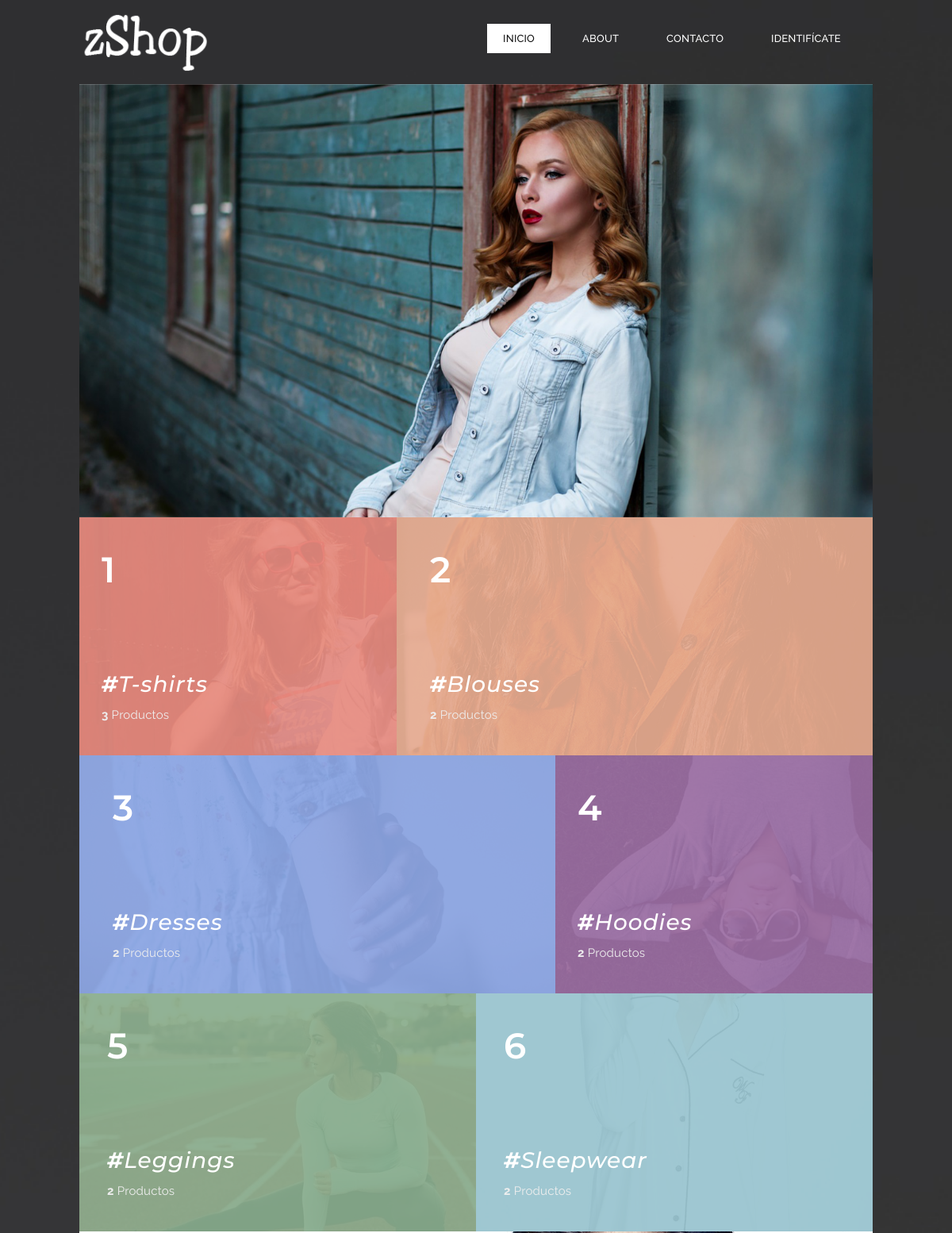
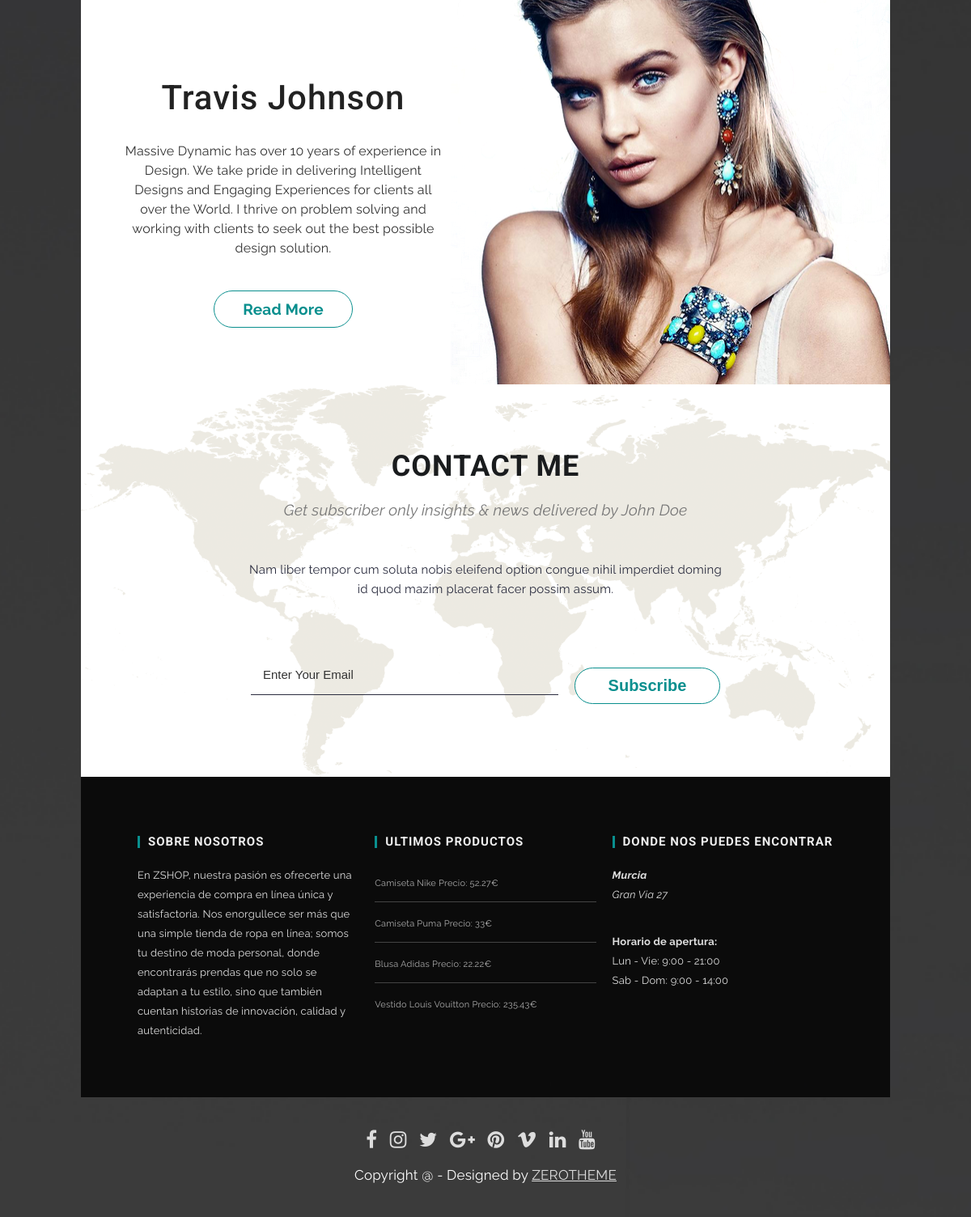
The app's page /PROYECTO/index.php with its own data (2 pictures, top to bottom).
### tables this page shows
CREATE TABLE `slides` (
  `id` int(11) NOT NULL,
  `nombre` varchar(80) NOT NULL,
  `imagen` varchar(255) NOT NULL
);

CREATE TABLE `categorias` (
  `id` int(11) NOT NULL,
  `nombre` varchar(100) NOT NULL,
  `imagen` varchar(255) NOT NULL
);

CREATE TABLE `indefinido` (
  `id` int(11) NOT NULL,
  `nombre` varchar(50) DEFAULT NULL,
  `imagen` varchar(255) DEFAULT NULL,
  `texto` text DEFAULT NULL
);

CREATE TABLE `productos` (
  `id` int(11) NOT NULL,
  `idcat` int(11) NOT NULL,
  `nombre` varchar(200) NOT NULL,
  `detalle` text NOT NULL,
  `precio` float NOT NULL,
  `fecalta` date NOT NULL
);

### PROYECTO/index.php (the view, shortened to what this page needs)
<?php
include 'config.php';
try{
	$con = new PDO($dsn,$usuario,$contrasena);
} catch (PDOException $e){
}
?>
<!DOCTYPE html>
<html lang="en">
<head>
  	<link rel="stylesheet" href="css/zerogrid.css">
	<link rel="stylesheet" href="css/style.css">
    <link href="font-awesome/css/font-awesome.min.css" rel="stylesheet" type="text/css">
	<link rel="stylesheet" href="css/menu.css">
    <link rel="stylesheet" href="owlcarousel/assets/owl.carousel.min.css">
</head>
<body class="home-page">
	<div class="wrap-body">
		<header class="main-header">
			<div class="zerogrid">
				<div class="row">
					<div class="col-1-3">
						<a class="site-branding" href="index.html">
							<img src="images/logo.png"/>
						</a>
					</div>
					<div class="col-2-3">
						<div id='cssmenu' class="align-right">
							<ul>
							   <li class="active"><a href='index.php'><span>Inicio</span></a></li>
							   <li><a href='single.php'><span>About</span></a></li>
							   <li ><a href='contact.html'><span>Contacto</span></a></li>
							   <li class='last'><a href='login.php'><span>Identifícate</span></a></li>
							</ul>
						</div>
					</div>
				</div>
			</div>
		</header>
		<section id="container" class="zerogrid">
			<div class="wrap-container">
				<section class="content-box box-1">
					<div class="wrap-box">
						<div id="owl-travel" class="owl-carousel">
							<?php
							try{
							$sql="SELECT nombre, imagen from slides";
							$stmt=$con->prepare($sql);
							if	($stmt->execute()){
								while	($fila=$stmt->fetch()){
									echo "<div class='item'>";
									echo "<img src='".$fila['imagen']."'/>";
									echo "</div>";
								}
							}
							} catch (PDOException $e){
								die ("Error al mostrar datos");
							} catch (Exception $e){
								die ("Error de acceso");
							}
							?>
						</div>
					</div>
				</section>
				<section class="content-box box-2">
					<div class="wrap-box">
						<div class="row">
							<?php
							try{
							$sql="SELECT id,nombre, imagen from categorias";
							$stmt=$con->prepare($sql);
							if	($stmt->execute()){
								$stilos=array("col-2-5 box-item","col-3-5 box-item","col-3-5 box-item","col-2-5 box-item","col-1-2 box-item","col-1-2 box-item");
								$stilos2=array("box-item-image gradient-1", "box-item-image gradient-2", "box-item-image gradient-3","box-item-image gradient-4","box-item-image gradient-5","box-item-image gradient-6");
								$cont2=0;
								$cont=0;
								while	($fila=$stmt->fetch()){
									$stmt_count_productos = $con->prepare("SELECT count(id) FROM productos WHERE idcat=:idcat");
									$stmt_count_productos->execute([':idcat'=>$fila['id']]);
									$count_productos = $stmt_count_productos->fetch()['count(id)'];
									?>
									<div class="<?=$stilos[$cont++]?>">
										<a class="box-item-inner" href="ver_productos.php?idpro=<?=$fila['id']?>">
											<div class="<?=$stilos2[$cont2++]?>" style="background-image: url('<?=$fila['imagen']?>')"></div>
											<h3 class="sub-title"><?=$fila['id']?></h3>
											<div class="box-item-detail">
												<h2 class="title"><strong>#</strong><?=$fila['nombre']?></h2>
												<p><strong><?=$count_productos?></strong> Productos</p>
											</div>
										</a>
									</div>
									<?php
								}
							}
							} catch (PDOException $e){
								die ("Error al mostrar datos");
							} catch (Exception $e){
								die ("Error de acceso");
							}
							?>
						</div>
					</div>
				</section>
				<section class="content-box box-3 box-style-1">
					<div class="row wrap-box">
						<div class="col-1-2">
							<div class="wrap-col">
								<div class="box-text">
								<?php
									try{
									$sql="SELECT nombre, imagen, texto from indefinido";
									$stmt=$con->prepare($sql);
									if	($stmt->execute()){
										if	($fila=$stmt->fetch()){
								?>
											<h1><?=$fila['nombre']?></h1>
											<p class="lead"><?=$fila['texto']?></p>
											<a class="button button-skin" href="ver_indefinido.php">Read More</a>
								<?php
										}
							        }
									} catch (PDOException $e){
										die ("Error al mostrar datos");
									} catch (Exception $e){
										die ("Error de acceso");
									}
								?>
								</div>
							</div>
						</div>
					</div>
				</section>
				<section class="content-box box-5 box-style-3">
					<div class="row wrap-box">
						<div class="col-full">
							<div class="box-text">
								<div class="heading">
									<h2>Contact Me</h2>
									<span class="intro">Get subscriber only insights & news delivered by John Doe</span>
								</div>
								<div class="content">
									<p>Nam liber tempor cum soluta nobis eleifend option congue nihil imperdiet doming<br> id quod mazim placerat facer possim assum. </p>
									<div class="subscribe-form">
										<form name="form1" id="subs_form" method="post" action="contact.php">
											<label class="row">
												<div class="col-2-3">
													<div class="wrap-col">
														<input type="text" name="name" id="name" placeholder="Enter Your Email" required="required" />
													</div>
												</div>
												<div class="col-1-3">
													<div class="wrap-col">
														<input class="button button-skin button-subscribe" type="submit" name="Submit" value="Subscribe">
													</div>
												</div>
											</label>
										</form>
									</div>
								</div>
							</div>
						</div>
					</div>
				</section>
			</div>
		</section>
		<footer>
			<div class="zerogrid">
				<div class="wrap-footer">
					<div class="row">
						<div class="col-1-3 col-footer-1">
							<div class="wrap-col">
								<h3 class="widget-title">Sobre nosotros</h3>
								<p>En ZSHOP, nuestra pasión es ofrecerte una experiencia de compra en línea única y satisfactoria. Nos enorgullece ser más que una simple tienda de ropa en línea; somos tu destino de moda personal, donde encontrarás prendas que no solo se adaptan a tu estilo, sino que también cuentan historias de innovación, calidad y autenticidad.</p>
							</div>
						</div>
						<div class="col-1-3 col-footer-2">
							<div class="wrap-col">
								<h3 class="widget-title">Ultimos Productos</h3>
								<ul>
								<?php
									try{
									$sql="SELECT nombre, precio FROM productos ORDER BY fecalta desc LIMIT 4 ";
									$stmt=$con->prepare($sql);
									if	($stmt->execute()){
										while	($fila=$stmt->fetch()){
								?>
											<li><a href="#"><?=$fila['nombre']?> Precio: <?=$fila['precio']?>€</a></li>
								<?php
										}
							        }
									} catch (PDOException $e){
										die ("Error al mostrar datos");
									} catch (Exception $e){
										die ("Error de acceso");
									}
								?>
								</ul>
							</div>
						</div>
						<div class="col-1-3 col-footer-3">
							<div class="wrap-col">
								<h3 class="widget-title">Donde nos puedes encontrar</h3>
								<div class="row">
									<address>
										<strong>Murcia</strong>
										<br>
										Gran Via 27
										<br>
									</address><br>
									<p>
										<strong>Horario de apertura:</strong>
										<br>
										Lun - Vie: 9:00 - 21:00
										<br>
										Sab - Dom: 9:00 - 14:00
									</p>
								</div>
							</div>
						</div>
					</div>
				</div>
				<div class="bottom-footer">
					<div class="bottom-social">
						<a href="#"><i class="fa fa-facebook"></i></a>
						<a href="#"><i class="fa fa-instagram"></i></a>
						<a href="#"><i class="fa fa-twitter"></i></a>
						<a href="#"><i class="fa fa-google-plus"></i></a>
						<a href="#"><i class="fa fa-pinterest"></i></a>
						<a href="#"><i class="fa fa-vimeo"></i></a>
						<a href="#"><i class="fa fa-linkedin"></i></a>
						<a href="#"><i class="fa fa-youtube"></i></a>
					</div>
					<div class="copyright">
						Copyright @ - Designed by <a href="https://www.zerotheme.com">ZEROTHEME</a>
					</div>
				</div>
			</div>
		</footer>
	</div>
</body>
</html>

### PROYECTO/css/zerogrid.css (style rules this page uses)
.zerogrid { width: 1000px; position: relative; margin: 0 auto; padding: 0px; }
.zerogrid:after { content: "\0020"; display: block; height: 0; clear: both; visibility: hidden; }
.zerogrid .row:before,.row:after { content: '\0020'; display: block; overflow: hidden; visibility: hidden; width: 0; height: 0; }
.zerogrid .row:after { clear: both; }
.zerogrid .row { zoom: 1; }
.zerogrid .wrap-col { margin:10px; }
.zerogrid .col-1-2, .zerogrid .col-1-3, .zerogrid .col-2-3, .zerogrid .col-1-4, .zerogrid .col-2-4, .zerogrid .col-3-4, .zerogrid .col-1-5, .zerogrid .col-2-5, .zerogrid .col-3-5, .zerogrid .col-4-5, .zerogrid .col-1-6, .zerogrid .col-2-6, .zerogrid .col-3-6, .zerogrid .col-4-6, .zerogrid .col-5-6 { float:left; display: inline-block; }
.zerogrid .col-full { width:100%; }
.zerogrid .col-1-2,.zerogrid .col-1-2-fixed { width:50%; }
.zerogrid .col-1-3,.zerogrid .col-1-3-fixed { width:33.33%; }
.zerogrid .col-2-3,.zerogrid .col-2-3-fixed { width:66.66%; }
.zerogrid .col-2-5,.zerogrid .col-2-5-fixed { width:40%; }
.zerogrid .col-3-5,.zerogrid .col-3-5-fixed { width:60%; }

### PROYECTO/css/menu.css (style rules this page uses)
#cssmenu { width: auto; padding: 0; line-height: 1; display: block; position: relative; z-index: 9999; margin-top: 15px; }
#cssmenu ul { list-style: none; margin: 0; padding: 0; display: block; }
#cssmenu ul:after, #cssmenu:after { content: " "; display: block; font-size: 0; height: 0; clear: both; visibility: hidden; }
#cssmenu ul li { margin: 0 20px 0 0; padding: 0; display: block; position: relative; }
#cssmenu ul li a { font-size: 13px; text-decoration: none; display: block; margin: 0; -webkit-transition: color .2s ease; -moz-transition: color .2s ease; -ms-transition: color .2s ease; -o-transition: color .2s ease; transition: color .2s ease; -webkit-box-sizing: border-box; -moz-box-sizing: border-box; box-sizing: border-box; }
#cssmenu > ul > li { float: left; }
#cssmenu.align-right > ul { float: right; }
#cssmenu > ul > li:after { content: ""; display: block; position: absolute; width: 100%; height: 0; top: 0; z-index: 0; background: #ffffff; -webkit-transition: height .2s; -moz-transition: height .2s; -ms-transition: height .2s; -o-transition: height .2s; transition: height .2s; }
#cssmenu > ul > li > a { color: #fff; padding: 12px 20px; text-transform: uppercase; z-index: 2; font-weight: 500; position: relative; }
#cssmenu > ul > li:hover:after, #cssmenu > ul > li.active:after { height: 100%; }
#cssmenu > ul > li:hover > a, #cssmenu > ul > li.active > a { color: #131313; }
#cssmenu > ul > li:hover > a:after, #cssmenu > ul > li.active > a:after { background: #000000; }
#cssmenu > ul > li:hover > a:before, #cssmenu > ul > li.active > a:before { border-top-color: #ffffff; }
#cssmenu > ul > li > a { display: block; }
#cssmenu > ul > li { width: auto; }

### records on screen
slides: imagen (picture)
categorias: imagen (picture), id "1", nombre "T-shirts", count_productos "3"
categorias: imagen (picture), id "2", nombre "Blouses", count_productos "2"
categorias: imagen (picture), id "3", nombre "Dresses", count_productos "2"
categorias: imagen (picture), id "4", nombre "Hoodies", count_productos "2"
categorias: imagen (picture), id "5", nombre "Leggings", count_productos "2"
categorias: imagen (picture), id "6", nombre "Sleepwear", count_productos "2"
indefinido: nombre "Travis Johnson", texto "Massive Dynamic has over 10 years of experience in Design. We take pride in delivering Intelligent Designs and Engaging Experiences for clients all over the World. I thrive on problem solving and working with clients to seek out the best possible design solution."
productos: nombre "Camiseta Nike", precio "52.27"
productos: nombre "Camiseta Puma", precio "33"
productos: nombre "Blusa Adidas", precio "22.22"
productos: nombre "Vestido Louis Vouitton", precio "235.43"
